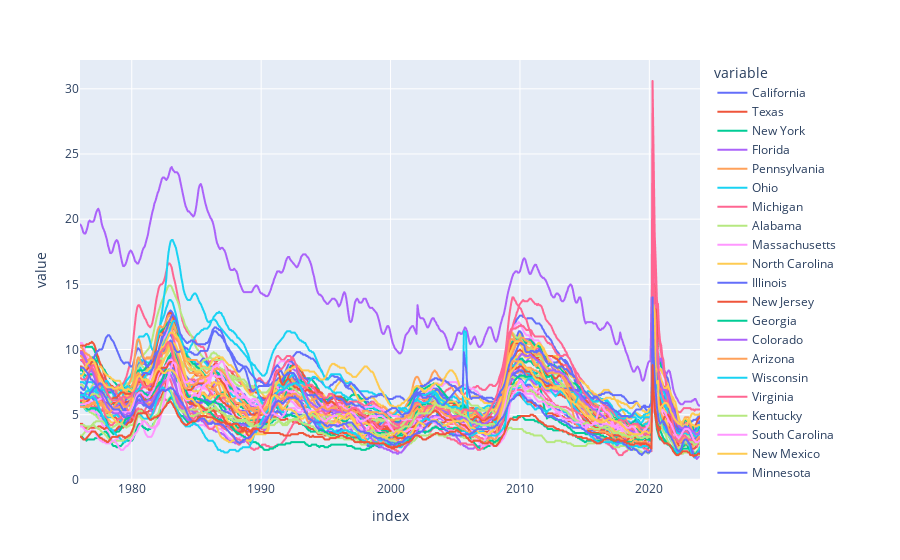

The cell this chart's notebook holds for it:
### Code cell
# Graph unemployment rate with px
px.line(unemployment_states)

### Figure 1 — Plotly figure (JSON) as saved in the notebook; plotly's stock layout.template omitted (floating-point values rounded to 4 significant figures; data arrays with more than 128 entries replaced by an {"elided": "..."} marker saying what was removed)
{"data": [{"hovertemplate": "variable=California<br>index=%{x}<br>value=%{y}<extra></extra>", "legendgroup": "California", "line": {"color": "#636efa", "dash": "solid"}, "marker": {"symbol": "circle"}, "mode": "lines", "name": "California", "showlegend": true, "type": "scattergl", "x": {"elided": "576 str values"}, "xaxis": "x", "y": {"elided": "576 float values"}, "yaxis": "y"}, {"hovertemplate": "variable=Texas<br>index=%{x}<br>value=%{y}<extra></extra>", "legendgroup": "Texas", "line": {"color": "#EF553B", "dash": "solid"}, "marker": {"symbol": "circle"}, "mode": "lines", "name": "Texas", "showlegend": true, "type": "scattergl", "x": {"elided": "576 str values"}, "xaxis": "x", "y": {"elided": "576 float values"}, "yaxis": "y"}, {"hovertemplate": "variable=New York<br>index=%{x}<br>value=%{y}<extra></extra>", "legendgroup": "New York", "line": {"color": "#00cc96", "dash": "solid"}, "marker": {"symbol": "circle"}, "mode": "lines", "name": "New York", "showlegend": true, "type": "scattergl", "x": {"elided": "576 str values"}, "xaxis": "x", "y": {"elided": "576 float values"}, "yaxis": "y"}, {"hovertemplate": "variable=Florida<br>index=%{x}<br>value=%{y}<extra></extra>", "legendgroup": "Florida", "line": {"color": "#ab63fa", "dash": "solid"}, "marker": {"symbol": "circle"}, "mode": "lines", "name": "Florida", "showlegend": true, "type": "scattergl", "x": {"elided": "576 str values"}, "xaxis": "x", "y": {"elided": "576 float values"}, "yaxis": "y"}, {"hovertemplate": "variable=Pennsylvania<br>index=%{x}<br>value=%{y}<extra></extra>", "legendgroup": "Pennsylvania", "line": {"color": "#FFA15A", "dash": "solid"}, "marker": {"symbol": "circle"}, "mode": "lines", "name": "Pennsylvania", "showlegend": true, "type": "scattergl", "x": {"elided": "576 str values"}, "xaxis": "x", "y": {"elided": "576 float values"}, "yaxis": "y"}, {"hovertemplate": "variable=Ohio<br>index=%{x}<br>value=%{y}<extra></extra>", "legendgroup": "Ohio", "line": {"color": "#19d3f3", "dash": "solid"}, "marker": {"symbol": "circle"}, "mode": "lines", "name": "Ohio", "showlegend": true, "type": "scattergl", "x": {"elided": "576 str values"}, "xaxis": "x", "y": {"elided": "576 float values"}, "yaxis": "y"}, {"hovertemplate": "variable=Michigan<br>index=%{x}<br>value=%{y}<extra></extra>", "legendgroup": "Michigan", "line": {"color": "#FF6692", "dash": "solid"}, "marker": {"symbol": "circle"}, "mode": "lines", "name": "Michigan", "showlegend": true, "type": "scattergl", "x": {"elided": "576 str values"}, "xaxis": "x", "y": {"elided": "576 float values"}, "yaxis": "y"}, {"hovertemplate": "variable=Alabama<br>index=%{x}<br>value=%{y}<extra></extra>", "legendgroup": "Alabama", "line": {"color": "#B6E880", "dash": "solid"}, "marker": {"symbol": "circle"}, "mode": "lines", "name": "Alabama", "showlegend": true, "type": "scattergl", "x": {"elided": "576 str values"}, "xaxis": "x", "y": {"elided": "576 float values"}, "yaxis": "y"}, {"hovertemplate": "variable=Massachusetts<br>index=%{x}<br>value=%{y}<extra></extra>", "legendgroup": "Massachusetts", "line": {"color": "#FF97FF", "dash": "solid"}, "marker": {"symbol": "circle"}, "mode": "lines", "name": "Massachusetts", "showlegend": true, "type": "scattergl", "x": {"elided": "576 str values"}, "xaxis": "x", "y": {"elided": "576 float values"}, "yaxis": "y"}, {"hovertemplate": "variable=North Carolina<br>index=%{x}<br>value=%{y}<extra></extra>", "legendgroup": "North Carolina", "line": {"color": "#FECB52", "dash": "solid"}, "marker": {"symbol": "circle"}, "mode": "lines", "name": "North Carolina", "showlegend": true, "type": "scattergl", "x": {"elided": "576 str values"}, "xaxis": "x", "y": {"elided": "576 float values"}, "yaxis": "y"}, {"hovertemplate": "variable=Illinois<br>index=%{x}<br>value=%{y}<extra></extra>", "legendgroup": "Illinois", "line": {"color": "#636efa", "dash": "solid"}, "marker": {"symbol": "circle"}, "mode": "lines", "name": "Illinois", "showlegend": true, "type": "scattergl", "x": {"elided": "576 str values"}, "xaxis": "x", "y": {"elided": "576 float values"}, "yaxis": "y"}, {"hovertemplate": "variable=New Jersey<br>index=%{x}<br>value=%{y}<extra></extra>", "legendgroup": "New Jersey", "line": {"color": "#EF553B", "dash": "solid"}, "marker": {"symbol": "circle"}, "mode": "lines", "name": "New Jersey", "showlegend": true, "type": "scattergl", "x": {"elided": "576 str values"}, "xaxis": "x", "y": {"elided": "576 float values"}, "yaxis": "y"}, {"hovertemplate": "variable=Georgia<br>index=%{x}<br>value=%{y}<extra></extra>", "legendgroup": "Georgia", "line": {"color": "#00cc96", "dash": "solid"}, "marker": {"symbol": "circle"}, "mode": "lines", "name": "Georgia", "showlegend": true, "type": "scattergl", "x": {"elided": "576 str values"}, "xaxis": "x", "y": {"elided": "576 float values"}, "yaxis": "y"}, {"hovertemplate": "variable=Colorado<br>index=%{x}<br>value=%{y}<extra></extra>", "legendgroup": "Colorado", "line": {"color": "#ab63fa", "dash": "solid"}, "marker": {"symbol": "circle"}, "mode": "lines", "name": "Colorado", "showlegend": true, "type": "scattergl", "x": {"elided": "576 str values"}, "xaxis": "x", "y": {"elided": "576 float values"}, "yaxis": "y"}, {"hovertemplate": "variable=Arizona<br>index=%{x}<br>value=%{y}<extra></extra>", "legendgroup": "Arizona", "line": {"color": "#FFA15A", "dash": "solid"}, "marker": {"symbol": "circle"}, "mode": "lines", "name": "Arizona", "showlegend": true, "type": "scattergl", "x": {"elided": "576 str values"}, "xaxis": "x", "y": {"elided": "576 float values"}, "yaxis": "y"}, {"hovertemplate": "variable=Wisconsin<br>index=%{x}<br>value=%{y}<extra></extra>", "legendgroup": "Wisconsin", "line": {"color": "#19d3f3", "dash": "solid"}, "marker": {"symbol": "circle"}, "mode": "lines", "name": "Wisconsin", "showlegend": true, "type": "scattergl", "x": {"elided": "576 str values"}, "xaxis": "x", "y": {"elided": "576 float values"}, "yaxis": "y"}, {"hovertemplate": "variable=Virginia<br>index=%{x}<br>value=%{y}<extra></extra>", "legendgroup": "Virginia", "line": {"color": "#FF6692", "dash": "solid"}, "marker": {"symbol": "circle"}, "mode": "lines", "name": "Virginia", "showlegend": true, "type": "scattergl", "x": {"elided": "576 str values"}, "xaxis": "x", "y": {"elided": "576 float values"}, "yaxis": "y"}, {"hovertemplate": "variable=Kentucky<br>index=%{x}<br>value=%{y}<extra></extra>", "legendgroup": "Kentucky", "line": {"color": "#B6E880", "dash": "solid"}, "marker": {"symbol": "circle"}, "mode": "lines", "name": "Kentucky", "showlegend": true, "type": "scattergl", "x": {"elided": "576 str values"}, "xaxis": "x", "y": {"elided": "576 float values"}, "yaxis": "y"}, {"hovertemplate": "variable=South Carolina<br>index=%{x}<br>value=%{y}<extra></extra>", "legendgroup": "South Carolina", "line": {"color": "#FF97FF", "dash": "solid"}, "marker": {"symbol": "circle"}, "mode": "lines", "name": "South Carolina", "showlegend": true, "type": "scattergl", "x": {"elided": "576 str values"}, "xaxis": "x", "y": {"elided": "576 float values"}, "yaxis": "y"}, {"hovertemplate": "variable=New Mexico<br>index=%{x}<br>value=%{y}<extra></extra>", "legendgroup": "New Mexico", "line": {"color": "#FECB52", "dash": "solid"}, "marker": {"symbol": "circle"}, "mode": "lines", "name": "New Mexico", "showlegend": true, "type": "scattergl", "x": {"elided": "576 str values"}, "xaxis": "x", "y": {"elided": "576 float values"}, "yaxis": "y"}, {"hovertemplate": "variable=Minnesota<br>index=%{x}<br>value=%{y}<extra></extra>", "legendgroup": "Minnesota", "line": {"color": "#636efa", "dash": "solid"}, "marker": {"symbol": "circle"}, "mode": "lines", "name": "Minnesota", "showlegend": true, "type": "scattergl", "x": {"elided": "576 str values"}, "xaxis": "x", "y": {"elided": "576 float values"}, "yaxis": "y"}, {"hovertemplate": "variable=Tennessee<br>index=%{x}<br>value=%{y}<extra></extra>", "legendgroup": "Tennessee", "line": {"color": "#EF553B", "dash": "solid"}, "marker": {"symbol": "circle"}, "mode": "lines", "name": "Tennessee", "showlegend": true, "type": "scattergl", "x": {"elided": "576 str values"}, "xaxis": "x", "y": {"elided": "576 float values"}, "yaxis": "y"}, {"hovertemplate": "variable=Washington<br>index=%{x}<br>value=%{y}<extra></extra>", "legendgroup": "Washington", "line": {"color": "#00cc96", "dash": "solid"}, "marker": {"symbol": "circle"}, "mode": "lines", "name": "Washington", "showlegend": true, "type": "scattergl", "x": {"elided": "576 str values"}, "xaxis": "x", "y": {"elided": "576 float values"}, "yaxis": "y"}, {"hovertemplate": "variable=Maryland<br>index=%{x}<br>value=%{y}<extra></extra>", "legendgroup": "Maryland", "line": {"color": "#ab63fa", "dash": "solid"}, "marker": {"symbol": "circle"}, "mode": "lines", "name": "Maryland", "showlegend": true, "type": "scattergl", "x": {"elided": "576 str values"}, "xaxis": "x", "y": {"elided": "576 float values"}, "yaxis": "y"}, {"hovertemplate": "variable=Oregon<br>index=%{x}<br>value=%{y}<extra></extra>", "legendgroup": "Oregon", "line": {"color": "#FFA15A", "dash": "solid"}, "marker": {"symbol": "circle"}, "mode": "lines", "name": "Oregon", "showlegend": true, "type": "scattergl", "x": {"elided": "576 str values"}, "xaxis": "x", "y": {"elided": "576 float values"}, "yaxis": "y"}, {"hovertemplate": "variable=West Virginia<br>index=%{x}<br>value=%{y}<extra></extra>", "legendgroup": "West Virginia", "line": {"color": "#19d3f3", "dash": "solid"}, "marker": {"symbol": "circle"}, "mode": "lines", "name": "West Virginia", "showlegend": true, "type": "scattergl", "x": {"elided": "576 str values"}, "xaxis": "x", "y": {"elided": "576 float values"}, "yaxis": "y"}, {"hovertemplate": "variable=Nevada<br>index=%{x}<br>value=%{y}<extra></extra>", "legendgroup": "Nevada", "line": {"color": "#FF6692", "dash": "solid"}, "marker": {"symbol": "circle"}, "mode": "lines", "name": "Nevada", "showlegend": true, "type": "scattergl", "x": {"elided": "576 str values"}, "xaxis": "x", "y": {"elided": "576 float values"}, "yaxis": "y"}, {"hovertemplate": "variable=Arkansas<br>index=%{x}<br>value=%{y}<extra></extra>", "legendgroup": "Arkansas", "line": {"color": "#B6E880", "dash": "solid"}, "marker": {"symbol": "circle"}, "mode": "lines", "name": "Arkansas", "showlegend": true, "type": "scattergl", "x": {"elided": "576 str values"}, "xaxis": "x", "y": {"elided": "576 float values"}, "yaxis": "y"}, {"hovertemplate": "variable=Oklahoma<br>index=%{x}<br>value=%{y}<extra></extra>", "legendgroup": "Oklahoma", "line": {"color": "#FF97FF", "dash": "solid"}, "marker": {"symbol": "circle"}, "mode": "lines", "name": "Oklahoma", "showlegend": true, "type": "scattergl", "x": {"elided": "576 str values"}, "xaxis": "x", "y": {"elided": "576 float values"}, "yaxis": "y"}, {"hovertemplate": "variable=Missouri<br>index=%{x}<br>value=%{y}<extra></extra>", "legendgroup": "Missouri", "line": {"color": "#FECB52", "dash": "solid"}, "marker": {"symbol": "circle"}, "mode": "lines", "name": "Missouri", "showlegend": true, "type": "scattergl", "x": {"elided": "576 str values"}, "xaxis": "x", "y": {"elided": "576 float values"}, "yaxis": "y"}, {"hovertemplate": "variable=Alaska<br>index=%{x}<br>value=%{y}<extra></extra>", "legendgroup": "Alaska", "line": {"color": "#636efa", "dash": "solid"}, "marker": {"symbol": "circle"}, "mode": "lines", "name": "Alaska", "showlegend": true, "type": "scattergl", "x": {"elided": "576 str values"}, "xaxis": "x", "y": {"elided": "576 float values"}, "yaxis": "y"}, {"hovertemplate": "variable=Iowa<br>index=%{x}<br>value=%{y}<extra></extra>", "legendgroup": "Iowa", "line": {"color": "#EF553B", "dash": "solid"}, "marker": {"symbol": "circle"}, "mode": "lines", "name": "Iowa", "showlegend": true, "type": "scattergl", "x": {"elided": "576 str values"}, "xaxis": "x", "y": {"elided": "576 float values"}, "yaxis": "y"}, {"hovertemplate": "variable=Utah<br>index=%{x}<br>value=%{y}<extra></extra>", "legendgroup": "Utah", "line": {"color": "#00cc96", "dash": "solid"}, "marker": {"symbol": "circle"}, "mode": "lines", "name": "Utah", "showlegend": true, "type": "scattergl", "x": {"elided": "576 str values"}, "xaxis": "x", "y": {"elided": "576 float values"}, "yaxis": "y"}, {"hovertemplate": "variable=Puerto Rico<br>index=%{x}<br>value=%{y}<extra></extra>", "legendgroup": "Puerto Rico", "line": {"color": "#ab63fa", "dash": "solid"}, "marker": {"symbol": "circle"}, "mode": "lines", "name": "Puerto Rico", "showlegend": true, "type": "scattergl", "x": {"elided": "576 str values"}, "xaxis": "x", "y": {"elided": "576 float values"}, "yaxis": "y"}, {"hovertemplate": "variable=Indiana<br>index=%{x}<br>value=%{y}<extra></extra>", "legendgroup": "Indiana", "line": {"color": "#FFA15A", "dash": "solid"}, "marker": {"symbol": "circle"}, "mode": "lines", "name": "Indiana", "showlegend": true, "type": "scattergl", "x": {"elided": "576 str values"}, "xaxis": "x", "y": {"elided": "576 float values"}, "yaxis": "y"}, {"hovertemplate": "variable=Louisiana<br>index=%{x}<br>value=%{y}<extra></extra>", "legendgroup": "Louisiana", "line": {"color": "#19d3f3", "dash": "solid"}, "marker": {"symbol": "circle"}, "mode": "lines", "name": "Louisiana", "showlegend": true, "type": "scattergl", "x": {"elided": "576 str values"}, "xaxis": "x", "y": {"elided": "576 float values"}, "yaxis": "y"}, {"hovertemplate": "variable=Hawaii<br>index=%{x}<br>value=%{y}<extra></extra>", "legendgroup": "Hawaii", "line": {"color": "#FF6692", "dash": "solid"}, "marker": {"symbol": "circle"}, "mode": "lines", "name": "Hawaii", "showlegend": true, "type": "scattergl", "x": {"elided": "576 str values"}, "xaxis": "x", "y": {"elided": "576 float values"}, "yaxis": "y"}, {"hovertemplate": "variable=North Dakota<br>index=%{x}<br>value=%{y}<extra></extra>", "legendgroup": "North Dakota", "line": {"color": "#B6E880", "dash": "solid"}, "marker": {"symbol": "circle"}, "mode": "lines", "name": "North Dakota", "showlegend": true, "type": "scattergl", "x": {"elided": "576 str values"}, "xaxis": "x", "y": {"elided": "576 float values"}, "yaxis": "y"}, {"hovertemplate": "variable=Montana<br>index=%{x}<br>value=%{y}<extra></extra>", "legendgroup": "Montana", "line": {"color": "#FF97FF", "dash": "solid"}, "marker": {"symbol": "circle"}, "mode": "lines", "name": "Montana", "showlegend": true, "type": "scattergl", "x": {"elided": "576 str values"}, "xaxis": "x", "y": {"elided": "576 float values"}, "yaxis": "y"}, {"hovertemplate": "variable=the District of Columbia<br>index=%{x}<br>value=%{y}<extra></extra>", "legendgroup": "the District of Columbia", "line": {"color": "#FECB52", "dash": "solid"}, "marker": {"symbol": "circle"}, "mode": "lines", "name": "the District of Columbia", "showlegend": true, "type": "scattergl", "x": {"elided": "576 str values"}, "xaxis": "x", "y": {"elided": "576 float values"}, "yaxis": "y"}, {"hovertemplate": "variable=Mississippi<br>index=%{x}<br>value=%{y}<extra></extra>", "legendgroup": "Mississippi", "line": {"color": "#636efa", "dash": "solid"}, "marker": {"symbol": "circle"}, "mode": "lines", "name": "Mississippi", "showlegend": true, "type": "scattergl", "x": {"elided": "576 str values"}, "xaxis": "x", "y": {"elided": "576 float values"}, "yaxis": "y"}, {"hovertemplate": "variable=Maine<br>index=%{x}<br>value=%{y}<extra></extra>", "legendgroup": "Maine", "line": {"color": "#EF553B", "dash": "solid"}, "marker": {"symbol": "circle"}, "mode": "lines", "name": "Maine", "showlegend": true, "type": "scattergl", "x": {"elided": "576 str values"}, "xaxis": "x", "y": {"elided": "576 float values"}, "yaxis": "y"}, {"hovertemplate": "variable=Nebraska<br>index=%{x}<br>value=%{y}<extra></extra>", "legendgroup": "Nebraska", "line": {"color": "#00cc96", "dash": "solid"}, "marker": {"symbol": "circle"}, "mode": "lines", "name": "Nebraska", "showlegend": true, "type": "scattergl", "x": {"elided": "576 str values"}, "xaxis": "x", "y": {"elided": "576 float values"}, "yaxis": "y"}, {"hovertemplate": "variable=Connecticut<br>index=%{x}<br>value=%{y}<extra></extra>", "legendgroup": "Connecticut", "line": {"color": "#ab63fa", "dash": "solid"}, "marker": {"symbol": "circle"}, "mode": "lines", "name": "Connecticut", "showlegend": true, "type": "scattergl", "x": {"elided": "576 str values"}, "xaxis": "x", "y": {"elided": "576 float values"}, "yaxis": "y"}, {"hovertemplate": "variable=Idaho<br>index=%{x}<br>value=%{y}<extra></extra>", "legendgroup": "Idaho", "line": {"color": "#FFA15A", "dash": "solid"}, "marker": {"symbol": "circle"}, "mode": "lines", "name": "Idaho", "showlegend": true, "type": "scattergl", "x": {"elided": "576 str values"}, "xaxis": "x", "y": {"elided": "576 float values"}, "yaxis": "y"}, {"hovertemplate": "variable=New Hampshire<br>index=%{x}<br>value=%{y}<extra></extra>", "legendgroup": "New Hampshire", "line": {"color": "#19d3f3", "dash": "solid"}, "marker": {"symbol": "circle"}, "mode": "lines", "name": "New Hampshire", "showlegend": true, "type": "scattergl", "x": {"elided": "576 str values"}, "xaxis": "x", "y": {"elided": "576 float values"}, "yaxis": "y"}, {"hovertemplate": "variable=Rhode Island<br>index=%{x}<br>value=%{y}<extra></extra>", "legendgroup": "Rhode Island", "line": {"color": "#FF6692", "dash": "solid"}, "marker": {"symbol": "circle"}, "mode": "lines", "name": "Rhode Island", "showlegend": true, "type": "scattergl", "x": {"elided": "576 str values"}, "xaxis": "x", "y": {"elided": "576 float values"}, "yaxis": "y"}, {"hovertemplate": "variable=Kansas<br>index=%{x}<br>value=%{y}<extra></extra>", "legendgroup": "Kansas", "line": {"color": "#B6E880", "dash": "solid"}, "marker": {"symbol": "circle"}, "mode": "lines", "name": "Kansas", "showlegend": true, "type": "scattergl", "x": {"elided": "576 str values"}, "xaxis": "x", "y": {"elided": "576 float values"}, "yaxis": "y"}, {"hovertemplate": "variable=Wyoming<br>index=%{x}<br>value=%{y}<extra></extra>", "legendgroup": "Wyoming", "line": {"color": "#FF97FF", "dash": "solid"}, "marker": {"symbol": "circle"}, "mode": "lines", "name": "Wyoming", "showlegend": true, "type": "scattergl", "x": {"elided": "576 str values"}, "xaxis": "x", "y": {"elided": "576 float values"}, "yaxis": "y"}, {"hovertemplate": "variable=Delaware<br>index=%{x}<br>value=%{y}<extra></extra>", "legendgroup": "Delaware", "line": {"color": "#FECB52", "dash": "solid"}, "marker": {"symbol": "circle"}, "mode": "lines", "name": "Delaware", "showlegend": true, "type": "scattergl", "x": {"elided": "576 str values"}, "xaxis": "x", "y": {"elided": "576 float values"}, "yaxis": "y"}, {"hovertemplate": "variable=Vermont<br>index=%{x}<br>value=%{y}<extra></extra>", "legendgroup": "Vermont", "line": {"color": "#636efa", "dash": "solid"}, "marker": {"symbol": "circle"}, "mode": "lines", "name": "Vermont", "showlegend": true, "type": "scattergl", "x": {"elided": "576 str values"}, "xaxis": "x", "y": {"elided": "576 float values"}, "yaxis": "y"}, {"hovertemplate": "variable=South Dakota<br>index=%{x}<br>value=%{y}<extra></extra>", "legendgroup": "South Dakota", "line": {"color": "#EF553B", "dash": "solid"}, "marker": {"symbol": "circle"}, "mode": "lines", "name": "South Dakota", "showlegend": true, "type": "scattergl", "x": {"elided": "576 str values"}, "xaxis": "x", "y": {"elided": "576 float values"}, "yaxis": "y"}], "layout": {"legend": {"title": {"text": "variable"}, "tracegroupgap": 0}, "margin": {"t": 60}, "xaxis": {"anchor": "y", "domain": [0, 1], "title": {"text": "index"}}, "yaxis": {"anchor": "x", "domain": [0, 1], "title": {"text": "value"}}}}
